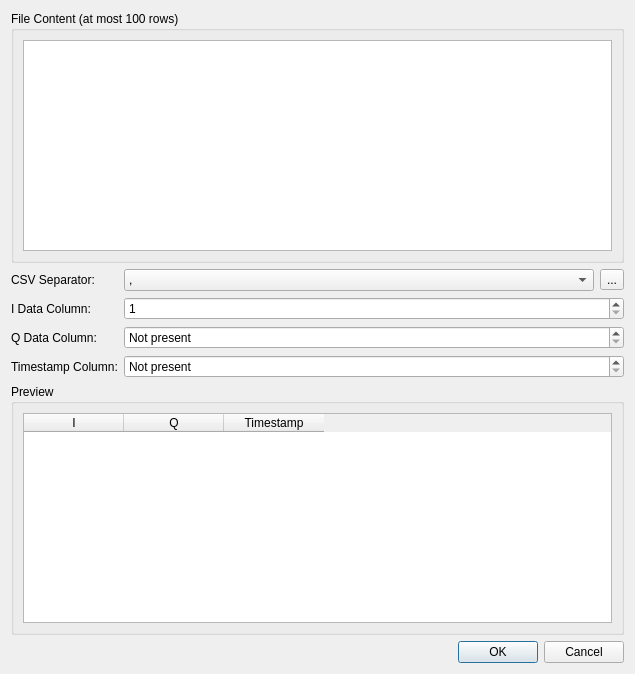
<?xml version="1.0" encoding="UTF-8"?>
<ui version="4.0">
 <class>DialogCSVImport</class>
 <widget class="QDialog" name="DialogCSVImport">
  <property name="geometry">
   <rect>
    <x>0</x>
    <y>0</y>
    <width>635</width>
    <height>674</height>
   </rect>
  </property>
  <property name="windowTitle">
   <string>CSV Import</string>
  </property>
  <layout class="QGridLayout" name="gridLayout">
   <item row="0" column="0" colspan="2">
    <widget class="QGroupBox" name="groupBoxFilePreview">
     <property name="title">
      <string>File Content (at most 100 rows)</string>
     </property>
     <layout class="QVBoxLayout" name="verticalLayout">
      <item>
       <widget class="QPlainTextEdit" name="plainTextEditFilePreview">
        <property name="undoRedoEnabled">
         <bool>false</bool>
        </property>
        <property name="readOnly">
         <bool>true</bool>
        </property>
       </widget>
      </item>
     </layout>
    </widget>
   </item>
   <item row="1" column="0">
    <widget class="QLabel" name="label_4">
     <property name="text">
      <string>CSV Separator:</string>
     </property>
    </widget>
   </item>
   <item row="1" column="1">
    <layout class="QHBoxLayout" name="horizontalLayout">
     <item>
      <widget class="QComboBox" name="comboBoxCSVSeparator">
       <item>
        <property name="text">
         <string>,</string>
        </property>
       </item>
       <item>
        <property name="text">
         <string>;</string>
        </property>
       </item>
      </widget>
     </item>
     <item>
      <widget class="QToolButton" name="btnAddSeparator">
       <property name="toolTip">
        <string>Add a custom separator.</string>
       </property>
       <property name="text">
        <string>...</string>
       </property>
       <property name="icon">
        <iconset theme="list-add"/>
       </property>
       <property name="iconSize">
        <size>
         <width>16</width>
         <height>16</height>
        </size>
       </property>
      </widget>
     </item>
    </layout>
   </item>
   <item row="2" column="0">
    <widget class="QLabel" name="label">
     <property name="text">
      <string>I Data Column:</string>
     </property>
    </widget>
   </item>
   <item row="2" column="1">
    <widget class="QSpinBox" name="spinBoxIDataColumn">
     <property name="minimum">
      <number>1</number>
     </property>
     <property name="maximum">
      <number>999999999</number>
     </property>
     <property name="value">
      <number>1</number>
     </property>
    </widget>
   </item>
   <item row="3" column="0">
    <widget class="QLabel" name="label_2">
     <property name="text">
      <string>Q Data Column:</string>
     </property>
    </widget>
   </item>
   <item row="3" column="1">
    <widget class="QSpinBox" name="spinBoxQDataColumn">
     <property name="specialValueText">
      <string>Not present</string>
     </property>
     <property name="maximum">
      <number>999999999</number>
     </property>
    </widget>
   </item>
   <item row="4" column="0">
    <widget class="QLabel" name="label_3">
     <property name="toolTip">
      <string>&lt;html&gt;&lt;head/&gt;&lt;body&gt;&lt;p&gt; If your dataset contains timestamps URH will calculate the sample rate from them. You can manually edit the sample rate after import in the signal details.&lt;/p&gt;&lt;/body&gt;&lt;/html&gt;</string>
     </property>
     <property name="text">
      <string>Timestamp Column:</string>
     </property>
    </widget>
   </item>
   <item row="4" column="1">
    <widget class="QSpinBox" name="spinBoxTimestampColumn">
     <property name="toolTip">
      <string>&lt;html&gt;&lt;head/&gt;&lt;body&gt;&lt;p&gt; If your dataset contains timestamps URH will calculate the sample rate from them. You can manually edit the sample rate after import in the signal details.&lt;/p&gt;&lt;/body&gt;&lt;/html&gt;</string>
     </property>
     <property name="specialValueText">
      <string>Not present</string>
     </property>
     <property name="maximum">
      <number>999999999</number>
     </property>
    </widget>
   </item>
   <item row="5" column="0" colspan="2">
    <widget class="QGroupBox" name="groupBox">
     <property name="title">
      <string>Preview</string>
     </property>
     <layout class="QVBoxLayout" name="verticalLayout_2">
      <item>
       <widget class="QTableWidget" name="tableWidgetPreview">
        <property name="alternatingRowColors">
         <bool>true</bool>
        </property>
        <attribute name="horizontalHeaderCascadingSectionResizes">
         <bool>false</bool>
        </attribute>
        <attribute name="horizontalHeaderStretchLastSection">
         <bool>false</bool>
        </attribute>
        <attribute name="verticalHeaderCascadingSectionResizes">
         <bool>false</bool>
        </attribute>
        <attribute name="verticalHeaderStretchLastSection">
         <bool>false</bool>
        </attribute>
        <column>
         <property name="text">
          <string>I</string>
         </property>
        </column>
        <column>
         <property name="text">
          <string>Q</string>
         </property>
        </column>
        <column>
         <property name="text">
          <string>Timestamp</string>
         </property>
        </column>
       </widget>
      </item>
     </layout>
    </widget>
   </item>
   <item row="6" column="1">
    <widget class="QDialogButtonBox" name="buttonBox">
     <property name="orientation">
      <enum>Qt::Horizontal</enum>
     </property>
     <property name="standardButtons">
      <set>QDialogButtonBox::Cancel|QDialogButtonBox::Ok</set>
     </property>
    </widget>
   </item>
  </layout>
 </widget>
 <tabstops>
  <tabstop>plainTextEditFilePreview</tabstop>
  <tabstop>comboBoxCSVSeparator</tabstop>
  <tabstop>spinBoxIDataColumn</tabstop>
  <tabstop>spinBoxQDataColumn</tabstop>
  <tabstop>spinBoxTimestampColumn</tabstop>
  <tabstop>tableWidgetPreview</tabstop>
 </tabstops>
 <resources/>
 <connections>
  <connection>
   <sender>buttonBox</sender>
   <signal>accepted()</signal>
   <receiver>DialogCSVImport</receiver>
   <slot>accept()</slot>
   <hints>
    <hint type="sourcelabel">
     <x>248</x>
     <y>254</y>
    </hint>
    <hint type="destinationlabel">
     <x>157</x>
     <y>274</y>
    </hint>
   </hints>
  </connection>
  <connection>
   <sender>buttonBox</sender>
   <signal>rejected()</signal>
   <receiver>DialogCSVImport</receiver>
   <slot>reject()</slot>
   <hints>
    <hint type="sourcelabel">
     <x>316</x>
     <y>260</y>
    </hint>
    <hint type="destinationlabel">
     <x>286</x>
     <y>274</y>
    </hint>
   </hints>
  </connection>
 </connections>
</ui>
